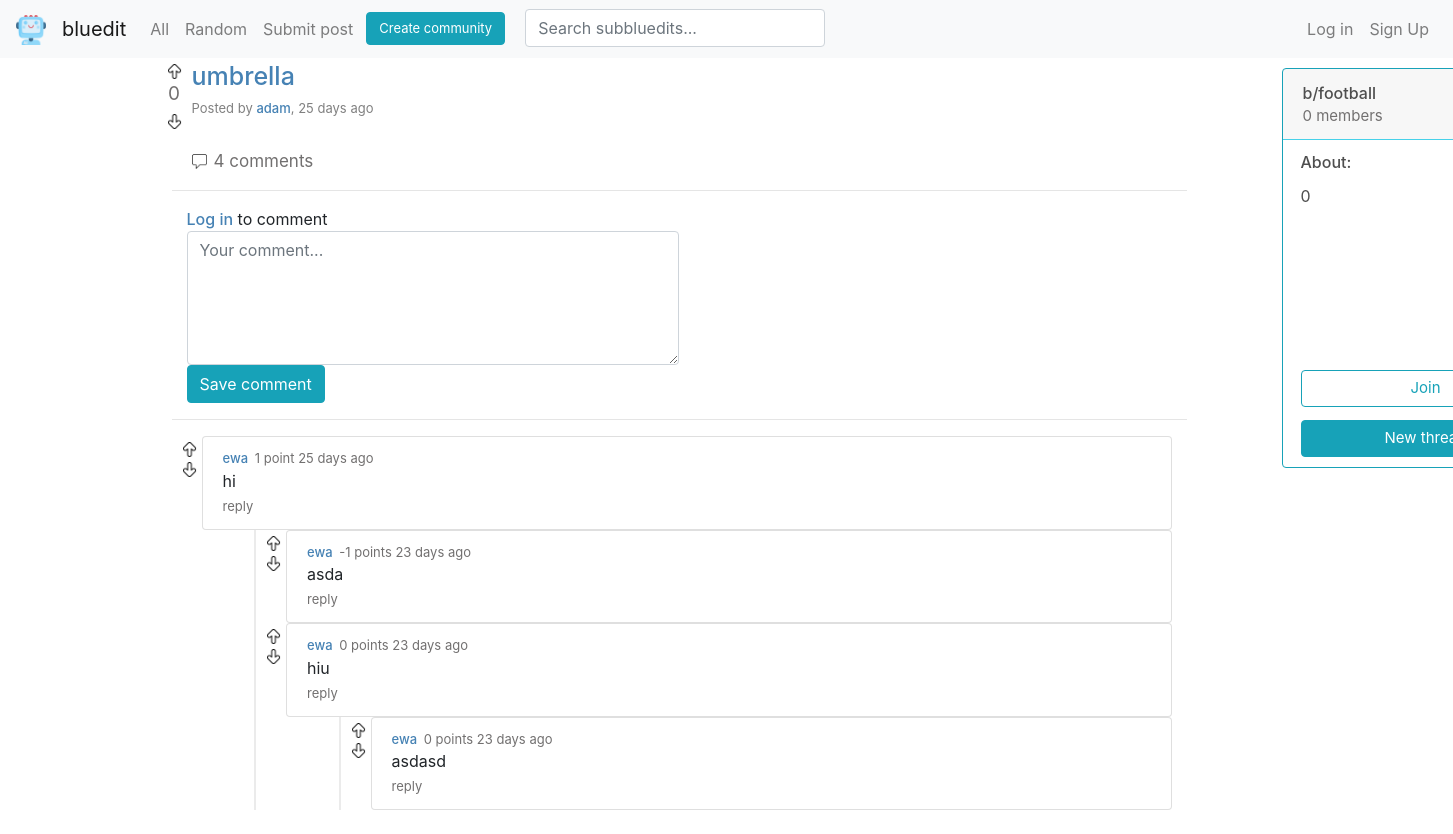
The app's page /post/4 with its own data.
### bluedit/models.py (models this page shows, shortened)
class Post(models.Model):
    title = models.CharField(max_length=64)
    description = models.CharField(max_length=512, null=True)
    image = models.URLField(null=True)
    date = models.DateTimeField(auto_now_add=True)
    user = models.ForeignKey(User, on_delete=models.CASCADE, related_name='posts')
    subbluedit = models.ForeignKey(Subbluedit, on_delete=models.CASCADE, related_name='posts')
    vote_count = models.IntegerField(default=0)
    class Meta:
        ordering = ['-date']

class User(AbstractUser):
    pass

class Comment(models.Model):
    text = models.CharField(max_length=512)
    user = models.ForeignKey(User, on_delete=models.CASCADE, related_name='comments')
    date = models.DateTimeField(auto_now_add=True)
    post = models.ForeignKey(Post, on_delete=models.CASCADE, related_name='comments')
    vote_count = models.IntegerField(default=0)
    parent = models.ForeignKey('self', on_delete=models.CASCADE, related_name='child', null=True, blank=True)
    tree_level = models.IntegerField(default=0, null=True, blank=True)
    class Meta:
        ordering = ['-date']

class Subbluedit(models.Model):
    name = models.CharField(max_length=20, unique=True)
    description = models.CharField(max_length=128)
    user = models.ForeignKey(User, on_delete=models.CASCADE)
    members = models.ManyToManyField(User, default=None, related_name='subs')
    member_count = models.IntegerField(default=0)
    date = models.DateTimeField(auto_now_add=True)

### bluedit/views.py (the view)
# urls.py: path('post/<str:post_id>', views.post, name='post'),
def post(request, post_id):
    commentf = CommentForm()
    comments = Comment.objects.filter(post=post_id, tree_level=0)
    try:
        post = Post.objects.get(pk=post_id)
    except Post.DoesNotExist:
        message = "Sorry, this page doesn't exist"
        return render(request, 'bluedit/post3.html', {
            'message': message
        }
        )
    user_id = request.user.id
    if post.image != None:
        post_type = 'image'
    else:
        post_type = 'text'
    votelist = []
    comments = comment_list(comments)
    for comment in comments:
        if request.user.is_authenticated:
            user = User.objects.get(pk=user_id)
            if user.votes.filter(comment=comment).exists():
                vote_type = user.votes.get(comment=comment).vote_type
                votelist.append(vote_type)
            else:
                votelist.append(False)
        else:
            votelist.append(False)
    list_of_two = time_passed(comments)
    datelist = list_of_two[0]
    timeunit = list_of_two[1]
    zipped = zip(comments, votelist, datelist, timeunit)
    list_of_two = time_passed(post)
    date_post = list_of_two[0][0]
    timeunit_post = list_of_two[1][0]
    if request.user.is_authenticated:
        user = User.objects.get(pk=user_id)
        if user.votes.filter(post=post).exists():
            vote_type_post = user.votes.get(post=post).vote_type
        else:
            vote_type_post = False
    else:
            vote_type_post = False
    comment_count = Comment.objects.filter(post=post).count()
    page = 'post'
    sub = Subbluedit.objects.get(pk=post.subbluedit.id)
    type = join_or_leave(request, sub.name)
    member_count = post.subbluedit.members.all().count()
    return render(request, 'bluedit/post4.html', {
            'post': post,
            'post_type': post_type,
            'commentf': commentf,
            'comments': comments,
            'votelist': votelist,
            'zipped': zipped,
            'vote_type_post': vote_type_post,
            'date_post': date_post,
            'timeunit_post': timeunit_post,
            'comment_count': comment_count,
            'page': page,
            'type': type,
            'member_count': member_count,
            'sub': sub
        })

### bluedit/templates/bluedit/post4.html (shortened to what this page needs)
{% extends 'bluedit/layout.html' %}
{% load crispy_forms_tags %}
{% load widget_tweaks %}
{% load static %}
{% block body %}
{% if post %}
<div class="row flex-nowrap">
    <div class="col-11">
        <div class="row flex-nowrap">
            {% if user.is_authenticated %}
            {% if vote_type_post == 'up' %}
            <div class="vote" hx-target="this" hx-swap="outerHTML">
                <div class="vote-top-post" hx-headers='{"X-CSRFToken": "{{ csrf_token }}"}'>
                <a href="#" hx-put="{% url 'vote' 'post' post.id 'up' %}"><img src="{% static 'images/arrow-up-full.png' %}" width="15" height="15" alt=""></a>
                </div>
                <div id="vote_count" class="vote-count">
                    {{ post.vote_count }}
                </div>
                <div class="vote-bottom-post" hx-headers='{"X-CSRFToken": "{{ csrf_token }}"}'>
                <a href="#" hx-put="{% url 'vote' 'post' post.id 'down' %}"><img src="{% static 'images/arrow-down.png' %}" width="15" height="15" alt=""></a>
                </div>
            </div>
            {% elif vote_type_post == 'down' %}
            <div class="vote" hx-target="this" hx-swap="outerHTML">
                <div class="vote-top-post" hx-headers='{"X-CSRFToken": "{{ csrf_token }}"}'>
                <a href="#" hx-put="{% url 'vote' 'post' post.id 'up' %}"><img src="{% static 'images/arrow-up.png' %}" width="15" height="15" alt=""></a>
                </div>
                <div id="vote_count" class="vote-count">
                    {{ post.vote_count }}
                </div>
                <div class="vote-bottom-post" hx-headers='{"X-CSRFToken": "{{ csrf_token }}"}'>
                <a href="#" hx-put="{% url 'vote' 'post' post.id 'down' %}"><img src="{% static 'images/arrow-down-full.png' %}" width="15" height="15" alt=""></a>
                </div>
            </div>
            {% else %}
            <div class="vote" hx-target="this" hx-swap="outerHTML">
                <div class="vote-top-post" hx-headers='{"X-CSRFToken": "{{ csrf_token }}"}'>
                <a href="#" hx-put="{% url 'vote' 'post' post.id 'up' %}"><img src="{% static 'images/arrow-up.png' %}" width="15" height="15" alt=""></a>
                </div>
                <div id="vote_count" class="vote-count">
                    {{ post.vote_count }}
                </div>
                <div class="vote-bottom-post" hx-headers='{"X-CSRFToken": "{{ csrf_token }}"}'>
                <a href="#" hx-put="{% url 'vote' 'post' post.id 'down' %}"><img src="{% static 'images/arrow-down.png' %}" width="15" height="15" alt=""></a>
                </div>
            </div>
            {% endif %}
            {% else %}
            <div>
                <div class="vote-top-post">
                    <a href="{% url 'login' %}?next={{ request.get_full_path|urlencode }}"><img src="{% static 'images/arrow-up.png' %}" width="15" height="15" alt=""></a>
                </div>
                <div id="vote_count" class="vote-count">
                    {{ post.vote_count }}
                </div>
                <div class="vote-bottom-post">
                    <a href="{% url 'login' %}"><img src="{% static 'images/arrow-down.png' %}?next={{ request.get_full_path|urlencode }}" width="15" height="15" alt=""></a>
                </div>
            </div>
            {% endif %}
            <div class="col-11" style="padding-left: 5px; overflow-wrap: break-word;">
                <div class="title">{{post.title}}</div>
                <span style="font-size: 13px; color: grey;">Posted by <a href="{% url 'user' post.user.username %}" id='name'>{{post.user.username}}</a>,
                    {% if timeunit_post == 'second' %}
                     less than a minute ago
                    {% else %}
                    {{date_post}} {{timeunit_post}}{% if date_post != 1 %}s{% endif %} ago
                    {% endif %}
                {% if post_type == 'image' %}
                <div style="margin-top: 5px;">
                {% elif post_type == 'text' %}
                    <div id='post-description' class="list-group-item">
                            <li class='comment-text'>{{post.description}}</li>
                {% endif %}
                </div>
                <div class="comment-option-post" style="margin-top: 5px;"><img style='margin-right: 7px;' src="{% static 'images/comment.png' %}" width="15" height="15" alt="">{{comment_count}} comments</div>
            </div>
    </div>
        <hr>
        {% if user.is_authenticated %}
        <div class="col" hx-target="#comment" hx-swap="outerHTML">
                Comment as <a href="{% url 'user' user.username %}" id='name'>{{user.username}}</a>
            <form hx-headers='{"X-CSRFToken": "{{ csrf_token }}"}' hx-post="{% url 'comment' post.id %}">
                {{ commentf.text }}
                    <button style='margin-top: 10px;' class="btn btn-outline-info">Save comment</button>
            </form>
        </div>
        {% else %}
        <div class="col">
            <a href="{% url 'login' %}?next={{ request.get_full_path|urlencode }}" id='name'>Log in</a> to comment
        <form>
            {{ commentf.text }}
        </form>
        <a href="{% url 'login' %}?next={{ request.get_full_path|urlencode }}" id='name'><button class="btn btn-info">Save comment</button></a>
        </div>
        {% endif %}
        <hr>
        {% for comment, vote_type, date, timeunit in zipped %}
        <div class="container">
            {% include 'bluedit/blocks/comment-block.html' %}
        </div>
        {% endfor %}
        <br>
        {% else %}
        <h2>{{message}}</h2>
        {% endif %}
    </div>
    <div class="col-1">
        {% include 'bluedit/blocks/card-block-join.html' %}
    </div>
</div>
</div>
{% endblock %}

### bluedit/templates/bluedit/blocks/comment-block.html (shortened to what this page needs)
{% load static %}
<div id='comment-block-{{comment.id}}' class="row flex-nowrap">
        {% if comment.tree_level >= 1 %}
        <div class="line"></div>
        {% endif %}
        {% if comment.tree_level >= 2 %}
        <div class="line"></div>
        {% endif %}
    <div>
    {% if user.is_authenticated %}
    <div hx-target="#comment-block-{{comment.id}}" hx-swap="outerHTML">
        <div class="vote-top"  hx-headers='{"X-CSRFToken": "{{ csrf_token }}"}'>
            {% if vote_type == 'up' %}
            <a href="#" hx-put="{% url 'vote' 'comment' comment.id 'up' %}"><img src="{% static 'images/arrow-up-full.png' %}" width="15" height="15" alt=""></a>
            {% else %}
            <a href="#" hx-put="{% url 'vote' 'comment' comment.id 'up' %}"><img src="{% static 'images/arrow-up.png' %}" width="15" height="15" alt=""></a>
            {% endif %}
        </div>
        <div class="vote-bottom" hx-headers='{"X-CSRFToken": "{{ csrf_token }}"}'>
            {% if vote_type == 'down' %}
            <a href="#" hx-put="{% url 'vote' 'comment' comment.id 'down' %}"><img src="{% static 'images/arrow-down-full.png' %}" width="15" height="15" alt=""></a>
            {% else %}
            <a href="#" hx-put="{% url 'vote' 'comment' comment.id 'down' %}"><img src="{% static 'images/arrow-down.png' %}" width="15" height="15" alt=""></a>
            {% endif %}
        </div>
    </div>
    {% else %}
    <div>
        <div class="vote-top">
            <a href="{% url 'login' %}?next={{ request.get_full_path|urlencode }}"><img src="{% static 'images/arrow-up.png' %}" width="15" height="15" alt=""></a>
        </div>
        <div class="vote-bottom">
            <a href="{% url 'login' %}?next={{ request.get_full_path|urlencode }}"><img src="{% static 'images/arrow-down.png' %}" width="15" height="15" alt=""></a>
        </div>
    </div>
    {% endif %}
    </div>
    <div class="col" style="padding-left: 5px;">
        <ul class="list-group-item" style='list-style: none;'>
            <li class="comment-top"><a id='name' href='{% url "user" comment.user.username %}'>{{comment.user.username}}</a>
                <span style="margin-left: 3px;">
                    {% if comment.vote_count == 1 %}
                    {{comment.vote_count}} point
                    {% else %}
                    {{comment.vote_count}} points
                    {% endif %}
                    {% if timeunit == 'second' %}
                     less than a minute ago
                    {% else %}
                    {{date}} {{timeunit}}{% if date != 1 %}s {% endif %} ago
                    {% endif %}
            </span>
            </li>
            <div hx-target="this" hx-swap="innerHTML">
                <li class="comment-text">{{comment.text}}</li>
                <div class="row">
                    {% if user.is_authenticated %}
                        <li style="margin-left: 5px;"><a class='option' href="#" hx-target='#reply-{{comment.id}}' hx-swap='outerHTML' hx-get="{% url 'reply' comment.id %}">reply</a></li>
                    {% else %}
                        <li style="margin-left: 5px;"><a class='option' href="{% url 'login' %}?next={{ request.get_full_path|urlencode }}">reply</a></li>
                    {% endif %}
                </div>
            </div>
        </ul>
    </div>
</div>

### bluedit/templates/bluedit/join.html
<div id='join_leave_target'>
  <div class="card-header" style="border-color: rgb(71, 209, 233);">
    <div style="font-weight: 500; color: rgb(78, 78, 78);"><a class='sub-link' style="margin-left: 0px;" href='{% url "subbluedit" sub.name %}'>b/{{sub.name}}</a></div>
    <div style="font-size: 15px; color:rgb(114, 112, 112);">{{member_count}} {% if member_count == 1 %} member {% else %} members {% endif %}</div>
  </div>
  <div class='card-text' style="font-weight: 500; ">About:</div>
  <div class='card-text' style="font-weight: 400; margin-right: 18px; justify-content: center;"> {{sub.description}}</div>
  {% if user.is_authenticated %}
    <div class="join" hx-target="#join_leave_target" hx-swap="outerHTML">
      <div hx-headers='{"X-CSRFToken": "{{ csrf_token }}"}'>
      {% if type == 'join' %}
          <a href="#" hx-put="{% url 'join' sub.id 'join' %}"><button id='join_leave' class="btn btn-outline-info">Join</button></a>
      {% elif type == 'leave' %}
          <a href="#" hx-put="{% url 'join' sub.id 'leave' %}"><button id='join_leave' class="btn btn-info">Leave</button></a>
      {% endif %}
      </div>
    </div>
  {% else %}
      <a href="{% url 'login' %}"><button id='join_leave' class="btn btn-outline-info">Join</button></a>
  {% endif %}
</div>

### records on screen
Post: vote_count "0", title "umbrella", user.username "adam"
Comment: user.username "ewa", vote_count "1", date "25", timeunit "day", text "hi"
Comment: tree_level 1 (drawn), user.username "ewa", vote_count "-1", date "23", timeunit "day", text "asda"
Comment: tree_level 1 (drawn), user.username "ewa", vote_count "0", date "23", timeunit "day", text "hiu"
Comment: user.username "ewa", vote_count "0", date "23", timeunit "day", text "asdasd"
Subbluedit: name "football", description "0"

### other values on screen
{{ date_post }} "25"
{{ timeunit_post }} "day"
{{ comment_count }} "4"
{{ member_count }} "0"
